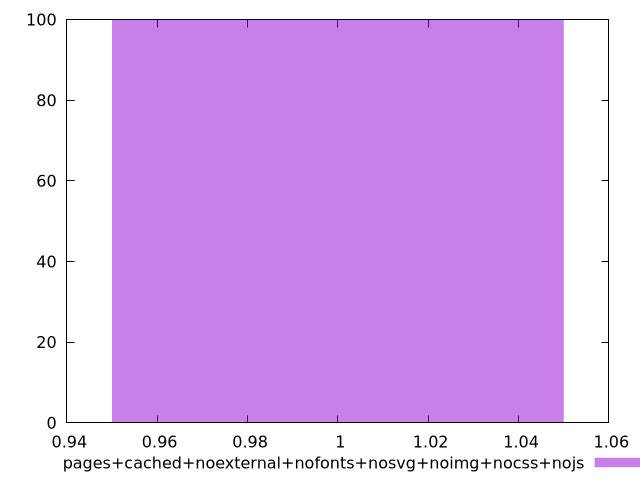

gnuplot code for this plot:
$_pagesCachedNoexternalNofontsNosvgNoimgNocssNojs <<EOF
1 100
EOF
set key outside below
set terminal pngcairo
set output "report_00005_2020-11-02T22-26-11.212Z/efficient-animated-content/pages+cached+noexternal+nofonts+nosvg+noimg+nocss+nojs//hist.png"
set yrange [0:100]
set boxwidth 0.1
set style fill transparent solid 0.5 noborder
plot $_pagesCachedNoexternalNofontsNosvgNoimgNocssNojs title "pages+cached+noexternal+nofonts+nosvg+noimg+nocss+nojs" with boxes ,
